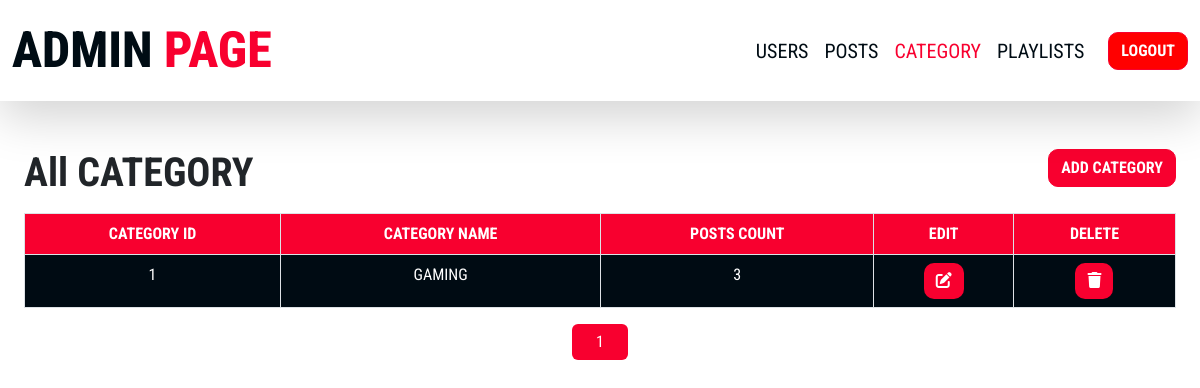
The app's page /admin/admin_category.php (signed in) with its own data.
### tables this page shows
CREATE TABLE `category` (
  `category_id` int(11) NOT NULL,
  `category_name` varchar(150) NOT NULL,
  `post` int(11) NOT NULL
);

### admin/admin_category.php (the view, shortened to what this page needs)
<?php
include "header.php";
?>
<div class="mx-4 mt-5">
    <a href="add_category.php" class="btn float-end btn-login">ADD CATEGORY</a>
    <h1 class="my-3 fw-bold">All CATEGORY</h1>
    <div class="row">
        <div class="col-lg-12 col-md-12 col-sm-auto">
            <?php
            $limit = 10;
            if (!isset($_GET['page'])) {
                $page = 1;
            } else {
                $page = $_GET['page'];
            }
            $offset = ($page - 1) * $limit;
            $sql = "SELECT * FROM `category`
            ORDER BY category.category_id DESC LIMIT {$offset},{$limit}";
            ?>
            <table class="table text-center table-bordered table-striped table-hover">
                <thead>
                    <tr>
                        <th>CATEGORY ID</th>
                        <th>CATEGORY NAME</th>
                        <th>POSTS COUNT</th>
                        <th>EDIT</th>
                        <th>DELETE</th>
                    </tr>
                </thead>
                <tbody>
                    <?php
                    $fetch = mysqli_query($conn, $sql);
                    foreach ($fetch as $row) {
                    ?>
                        <tr>
                            <td><?php echo $row['category_id'] ?></td>
                            <td><?php echo $row['category_name'] ?></td>
                            <td><?php echo $row['post'] ?></td>
                            <td>
                                <a href="edit_category.php?id=<?php echo $row['category_id'] ?>" class="btn btn-login" style="border: none!important;"><i class="fa-solid fa-pen-to-square"></i></a>
                            </td>
                            <td>
                                <a href="delete_category.php?id=<?php echo $row['category_id'] ?>" class="btn btn-login" style="border: none!important;"><i class="fa-solid fa-trash"></i></a>
                            </td>
                        </tr>
                    <?php
                    }
                    ?>
                </tbody>
            </table>
            <?php
            $sql1 = "SELECT * FROM `category`";
            $result1 = mysqli_query($conn, $sql1) or die("Query Failed.");
            if (mysqli_num_rows($result1) > 0) {
                $total_records = mysqli_num_rows($result1);
                $total_page = ceil($total_records / $limit);
                echo '<ul class="pagination justify-content-center">';
                for ($i = 1; $i <= $total_page; $i++) {
                    if ($i == $page) {
                        $active = "active";
                    } else {
                        $active = "";
                    }
                    echo '<li class="page-item ' . $active . '"><a class="page-link border-0 rounded px-4" href="category.php?page=' . $i . '">' . $i . '</a></li>';
                }
            }
            echo '</ul>';
            ?>
        </div>
    </div>

### admin/css/admin_css.css (style rules this page uses)
* { font-family: 'Roboto Condensed', sans-serif; }
.active { color: #f8002f!important; }
.active>.page-link { color: white!important; background-color: #f8002f!important; border: none!important; }
.page-link { color: #f8002f!important; }
.btn { background: #f8002f !important; color: #fff!important; border-radius: 10px !important; border: 1px solid #f8002f!important; font-weight: 700!important; }
.table { border-radius: 50%!important; }
table > tbody { font-size: 16px; }
.table-striped>tbody>tr:nth-child(odd)>td { background-color: #000c14!important; color: white!important; overflow: hidden; }
.table-striped>thead>tr:nth-child(odd)>th { background-color: #f8002f!important; color: white!important; }

### records on screen
category: category_id "1", category_name "GAMING", post "3"
